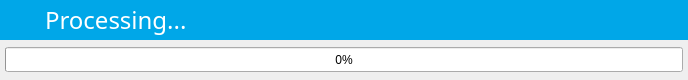
<?xml version="1.0" encoding="UTF-8"?>
<ui version="4.0">
 <class>Dialog_Progress</class>
 <widget class="QDialog" name="Dialog_Progress">
  <property name="geometry">
   <rect>
    <x>0</x>
    <y>0</y>
    <width>688</width>
    <height>80</height>
   </rect>
  </property>
  <property name="windowTitle">
   <string>Dialog</string>
  </property>
  <property name="styleSheet">
   <string notr="true"/>
  </property>
  <layout class="QGridLayout" name="gridLayout">
   <property name="leftMargin">
    <number>0</number>
   </property>
   <property name="topMargin">
    <number>0</number>
   </property>
   <property name="rightMargin">
    <number>0</number>
   </property>
   <property name="bottomMargin">
    <number>0</number>
   </property>
   <property name="spacing">
    <number>0</number>
   </property>
   <item row="1" column="0">
    <widget class="QWidget" name="widget" native="true">
     <property name="minimumSize">
      <size>
       <width>0</width>
       <height>40</height>
      </size>
     </property>
     <property name="maximumSize">
      <size>
       <width>16777215</width>
       <height>40</height>
      </size>
     </property>
     <property name="styleSheet">
      <string notr="true">QDialog
{
border:2px;
border-color:black;
border-style:solid;
}</string>
     </property>
     <layout class="QGridLayout" name="gridLayout_2">
      <property name="leftMargin">
       <number>5</number>
      </property>
      <property name="topMargin">
       <number>5</number>
      </property>
      <property name="rightMargin">
       <number>5</number>
      </property>
      <property name="bottomMargin">
       <number>5</number>
      </property>
      <property name="spacing">
       <number>5</number>
      </property>
      <item row="0" column="0">
       <widget class="QProgressBar" name="progressBar">
        <property name="minimumSize">
         <size>
          <width>0</width>
          <height>25</height>
         </size>
        </property>
        <property name="maximumSize">
         <size>
          <width>16777215</width>
          <height>25</height>
         </size>
        </property>
        <property name="styleSheet">
         <string notr="true">QProgressBar
{
color:black;
}</string>
        </property>
        <property name="value">
         <number>0</number>
        </property>
        <property name="alignment">
         <set>Qt::AlignCenter</set>
        </property>
       </widget>
      </item>
     </layout>
    </widget>
   </item>
   <item row="0" column="0">
    <widget class="QWidget" name="widget_2" native="true">
     <property name="minimumSize">
      <size>
       <width>0</width>
       <height>40</height>
      </size>
     </property>
     <property name="maximumSize">
      <size>
       <width>16777215</width>
       <height>40</height>
      </size>
     </property>
     <property name="styleSheet">
      <string notr="true">QWidget
{
background:#00A7E8;
}</string>
     </property>
     <layout class="QGridLayout" name="gridLayout_3">
      <property name="leftMargin">
       <number>5</number>
      </property>
      <property name="topMargin">
       <number>0</number>
      </property>
      <property name="rightMargin">
       <number>0</number>
      </property>
      <property name="bottomMargin">
       <number>0</number>
      </property>
      <property name="horizontalSpacing">
       <number>5</number>
      </property>
      <property name="verticalSpacing">
       <number>0</number>
      </property>
      <item row="0" column="0">
       <widget class="QLabel" name="lbl_banner">
        <property name="minimumSize">
         <size>
          <width>35</width>
          <height>35</height>
         </size>
        </property>
        <property name="maximumSize">
         <size>
          <width>35</width>
          <height>35</height>
         </size>
        </property>
        <property name="text">
         <string/>
        </property>
       </widget>
      </item>
      <item row="0" column="1">
       <widget class="QLabel" name="lbl_status">
        <property name="minimumSize">
         <size>
          <width>0</width>
          <height>40</height>
         </size>
        </property>
        <property name="maximumSize">
         <size>
          <width>16777215</width>
          <height>40</height>
         </size>
        </property>
        <property name="font">
         <font>
          <family>Impact</family>
          <pointsize>18</pointsize>
         </font>
        </property>
        <property name="styleSheet">
         <string notr="true">QLabel
{
color:white;
}</string>
        </property>
        <property name="text">
         <string>Processing...</string>
        </property>
       </widget>
      </item>
     </layout>
    </widget>
   </item>
  </layout>
 </widget>
 <resources/>
 <connections/>
</ui>
